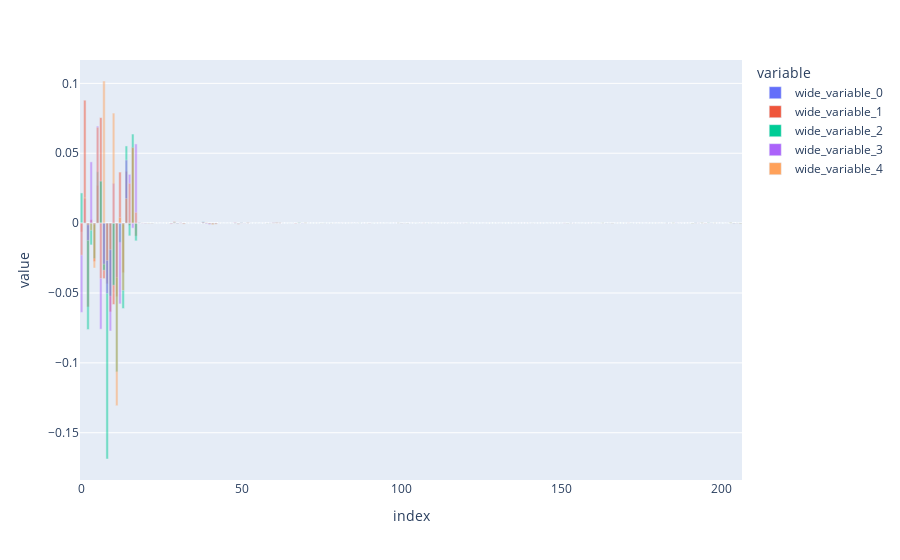

Notebook code for this chart:
### Code cell
c_original_prior = gibbsresults[0].coriginal
control_error_vectors = [np.real((r.cfaulties[timestep]-gibbsresults[0].cfaulties[timestep]) - (r.coriginal - gibbsresults[0].coriginal)) for r in gibbsresults]
control_noise=np.concatenate(control_error_vectors)
control_noise = control_noise[control_noise>1e-8]
control_noise = np.std(control_noise)
prep_noise = np.std(gibbsresults[0].cfaulties[timestep]-c_original_prior)
# fig = px.bar(y=np.real(gibbsresults[0].cfaulties[-1]-c_original_prior),barmode="group")
fig = px.bar(y=control_error_vectors[:5],barmode="overlay")
fig.show()
print(f"We get control noise and preparation noise of {control_noise:.3e} and {prep_noise:.3e} respectively.")

### Figure 1 — Plotly figure (JSON) as saved in the notebook; plotly's stock layout.template omitted (floating-point values rounded to 4 significant figures; data arrays with more than 128 entries replaced by an {"elided": "..."} marker saying what was removed)
{"data": [{"alignmentgroup": "True", "hovertemplate": "variable=wide_variable_0<br>index=%{x}<br>value=%{y}<extra></extra>", "legendgroup": "wide_variable_0", "marker": {"color": "#636efa", "opacity": 0.5, "pattern": {"shape": ""}}, "name": "wide_variable_0", "offsetgroup": "wide_variable_0", "orientation": "v", "showlegend": true, "textposition": "auto", "type": "bar", "x": {"elided": "207 int values"}, "xaxis": "x", "y": {"elided": "207 int values"}, "yaxis": "y"}, {"alignmentgroup": "True", "hovertemplate": "variable=wide_variable_1<br>index=%{x}<br>value=%{y}<extra></extra>", "legendgroup": "wide_variable_1", "marker": {"color": "#EF553B", "opacity": 0.5, "pattern": {"shape": ""}}, "name": "wide_variable_1", "offsetgroup": "wide_variable_1", "orientation": "v", "showlegend": true, "textposition": "auto", "type": "bar", "x": {"elided": "207 int values"}, "xaxis": "x", "y": {"elided": "207 float values"}, "yaxis": "y"}, {"alignmentgroup": "True", "hovertemplate": "variable=wide_variable_2<br>index=%{x}<br>value=%{y}<extra></extra>", "legendgroup": "wide_variable_2", "marker": {"color": "#00cc96", "opacity": 0.5, "pattern": {"shape": ""}}, "name": "wide_variable_2", "offsetgroup": "wide_variable_2", "orientation": "v", "showlegend": true, "textposition": "auto", "type": "bar", "x": {"elided": "207 int values"}, "xaxis": "x", "y": {"elided": "207 float values"}, "yaxis": "y"}, {"alignmentgroup": "True", "hovertemplate": "variable=wide_variable_3<br>index=%{x}<br>value=%{y}<extra></extra>", "legendgroup": "wide_variable_3", "marker": {"color": "#ab63fa", "opacity": 0.5, "pattern": {"shape": ""}}, "name": "wide_variable_3", "offsetgroup": "wide_variable_3", "orientation": "v", "showlegend": true, "textposition": "auto", "type": "bar", "x": {"elided": "207 int values"}, "xaxis": "x", "y": {"elided": "207 float values"}, "yaxis": "y"}, {"alignmentgroup": "True", "hovertemplate": "variable=wide_variable_4<br>index=%{x}<br>value=%{y}<extra></extra>", "legendgroup": "wide_variable_4", "marker": {"color": "#FFA15A", "opacity": 0.5, "pattern": {"shape": ""}}, "name": "wide_variable_4", "offsetgroup": "wide_variable_4", "orientation": "v", "showlegend": true, "textposition": "auto", "type": "bar", "x": {"elided": "207 int values"}, "xaxis": "x", "y": {"elided": "207 float values"}, "yaxis": "y"}], "layout": {"barmode": "overlay", "legend": {"title": {"text": "variable"}, "tracegroupgap": 0}, "margin": {"t": 60}, "xaxis": {"anchor": "y", "domain": [0, 1], "title": {"text": "index"}}, "yaxis": {"anchor": "x", "domain": [0, 1], "title": {"text": "value"}}}}
